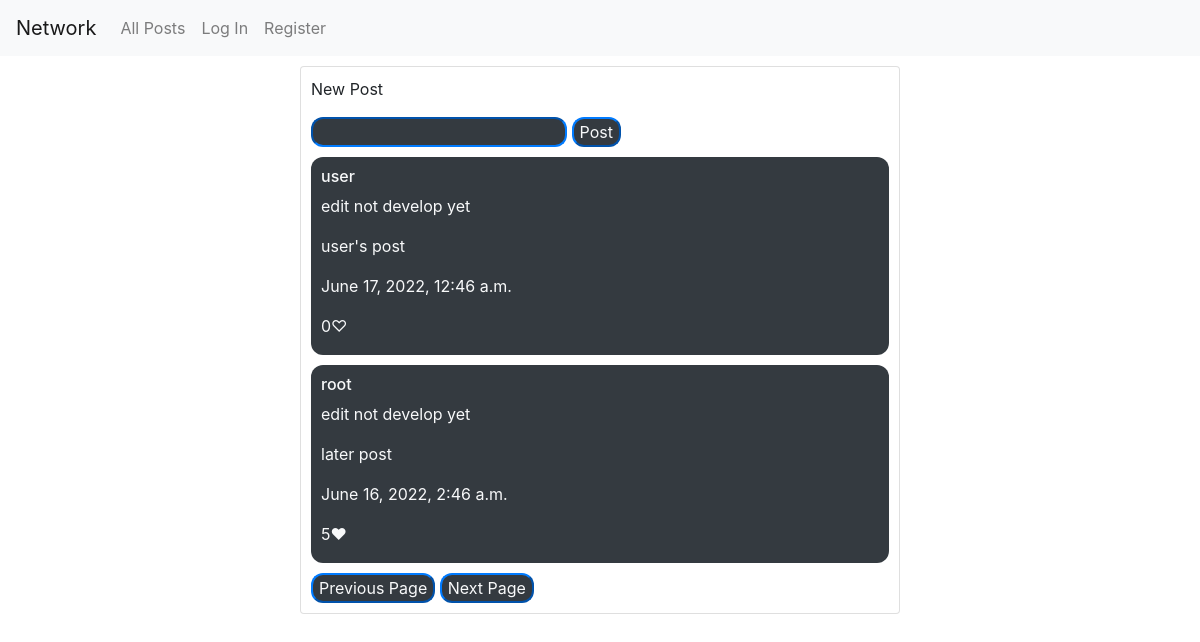
The page / on the database its author committed.
### network/models.py (models this page shows, shortened)
class Post(models.Model):
    poster = models.ForeignKey("User", on_delete=models.CASCADE, related_name="from_who")
    content = models.TextField(blank=True, default='')
    like_num = models.IntegerField()
    post_time = models.DateTimeField(auto_now_add=True)

class User(AbstractUser):
    pass

### network/views.py (the view)
# urls.py: path("", views.index, name="index"),
def index(request):
    if request.method == "POST":
        TODO
    posts = Post.objects.order_by("-post_time").all()
    global post_paginator
    global page_now
    post_paginator = Paginator(posts, post_per_page)
    page_now = 1
    return render(request, 'network/all_post.html', {
        "posts": post_paginator.page(1)
    })

### network/templates/network/all_post.html (shortened to what this page needs)
{% extends "network/layout.html" %}
{% block body %}
    <div>
        <p>New Post</p>
        <form action="{% url 'register' %}" method="post">
            <input type="text" name="content" class=" round text-light bg-dark border-primary">
            <button type="submit" class=" round text-light bg-dark border-primary">Post</button>
        </form>
    </div>
    <div id="post-area">
        {% for post in posts %}
            <div class="post round text-light bg-dark border-primary">
                <h6>{{ post.poster }}</h6>
                <p>edit not develop yet</p>
                <p>{{ post.content }}</p>
                <p>{{ post.post_time }}</p>
                {% if post.like_num %}
                    <p>{{ post.like_num}}&#10084;</p>
                {% else %}
                <p>{{ post.like_num}}&#9825;</p>
                {% endif %}
            </div>
        {% endfor %}
    </div>
    <div class="bottom">
        <button class="right-button round text-light bg-dark border-primary" id="prev">Previous Page</button>
        <button class="left-button round text-light bg-dark border-primary" id="next">Next Page</button>
    </div>
{% endblock %}

### network/static/network/styles.css (style rules this page uses)
.bottom { position: relative; border-radius: 5px; border: 5px; }
.left-button { left: 50px; }
.right-button { right: 50px; }
.round { border-radius: 12px; }
.post { margin-top: 10px; margin-bottom: 10px; padding: 10px; padding-bottom: 1px; }

### rows shown on the page
Post: poster "user", content "user's post", post_time "June 17, 2022, 12:46 a.m.", like_num "0"
Post: poster "root", content "later post", post_time "June 16, 2022, 2:46 a.m.", like_num "5"
